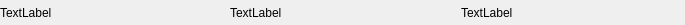
<?xml version="1.0" encoding="UTF-8"?>
<ui version="4.0">
 <class>StatusBar</class>
 <widget class="QWidget" name="StatusBar">
  <property name="geometry">
   <rect>
    <x>0</x>
    <y>0</y>
    <width>685</width>
    <height>25</height>
   </rect>
  </property>
  <property name="sizePolicy">
   <sizepolicy hsizetype="Preferred" vsizetype="Fixed">
    <horstretch>0</horstretch>
    <verstretch>0</verstretch>
   </sizepolicy>
  </property>
  <property name="windowTitle">
   <string>Form</string>
  </property>
  <layout class="QHBoxLayout" name="horizontalLayout">
   <property name="margin">
    <number>0</number>
   </property>
   <item>
    <widget class="QLabel" name="pLeftLabel">
     <property name="text">
      <string>TextLabel</string>
     </property>
    </widget>
   </item>
   <item>
    <widget class="QLabel" name="pMiddleLabel">
     <property name="text">
      <string>TextLabel</string>
     </property>
    </widget>
   </item>
   <item>
    <widget class="QLabel" name="pRightLabel">
     <property name="text">
      <string>TextLabel</string>
     </property>
    </widget>
   </item>
  </layout>
 </widget>
 <resources/>
 <connections/>
</ui>
